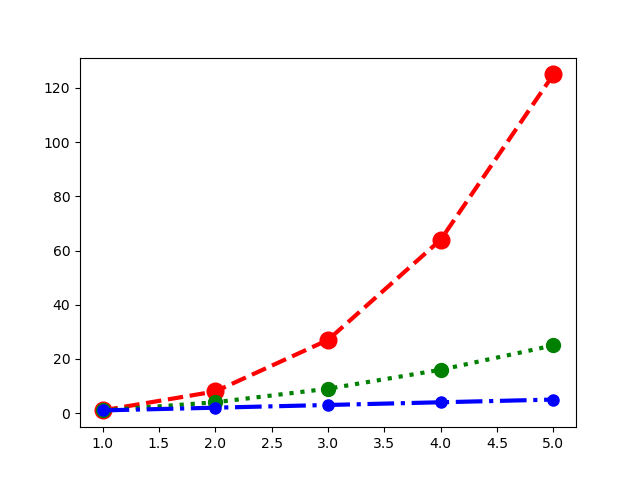

Generate this figure with Python:
"""c14_4.py"""

import matplotlib.pyplot as plt

x = [1, 2, 3, 4, 5]
y1 = [1, 2, 3, 4, 5]
y2 = [1, 4, 9, 16, 25]
y3 = [1, 8, 27, 64, 125]

fig, ax = plt.subplots()
ax.plot(x, y3, color='red', marker='o', \
         linestyle='dashed',linewidth=3, markersize=12)
ax.plot(x, y2, color='green', marker='o', \
         linestyle='dotted',linewidth=3, markersize=10)
ax.plot(x, y1, color='blue', marker='o', \
         linestyle='dashdot',linewidth=3, markersize=8)
# plt.show()
plt.savefig("c14_4.png")
